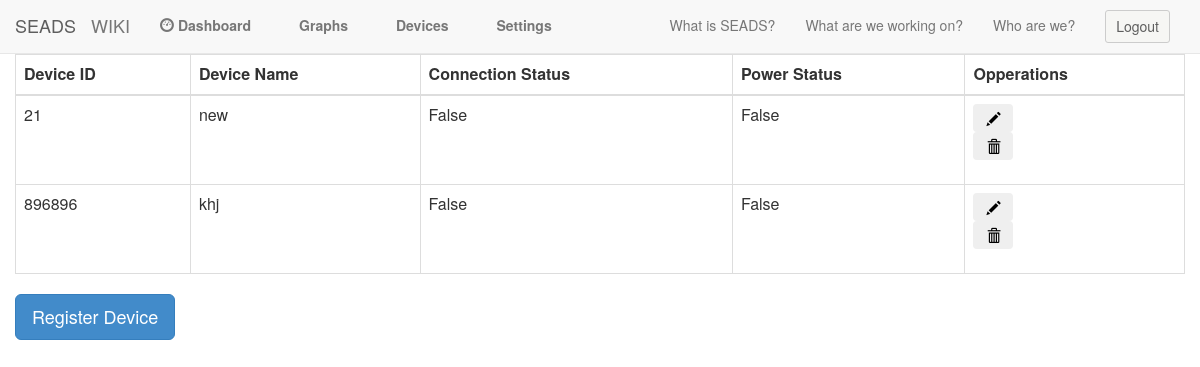
/dashboard/ (signed in), run on the app's committed database.
### seadssite/models.py (models this page shows, shortened)
class Map(models.Model):
	user = models.ForeignKey(User)
	device = models.ForeignKey(Devices)
	'''
	getters
	'''
	def get_device(self):
		return self.device
	def get_id(self):
		return self.device.device_id
	'''
	setters
	'''

class Devices(models.Model):
	device_id = models.IntegerField()
	name = models.CharField(max_length=200, default='DEFAULT VALUE')
	connection_status = models.BooleanField(default=False)
	power_status = models.BooleanField(default=False)
	'''
	getters
	'''
	def get_id(self):
		return self.device_id
	def get_name(self):
		return self.name
	def get_connection(self):
		return self.connection_status
	def get_power(self):
		return self.power_status
	'''
	setters
	'''

### seadssite/views.py (the view)
# urls.py: url(r'^dashboard/',v.DashboardView),
def DashboardView(request):
    device_set = []
    device_id = 0
    current_user = request.user
    user_devices = Map.objects.filter(user_id=current_user.id)
    if(request.POST.get('register')):
        new_device_id = request.POST.get('device_id')
        new_device_name = request.POST.get('device_name')
        D = Devices(device_id=new_device_id, name=new_device_name)
        D.save()
        Map(user = current_user, device = D).save()
    elif(request.POST.get('delete')):
        device_id = request.POST.get('delete')
        Devices.objects.filter(device_id = device_id).delete()
    return render(request, 'dashboard.html', {'devices': user_devices, 'device_id': device_id})

### seadssite/templates/dashboard.html (shortened to what this page needs)
{% extends "base.html" %}
{% load staticfiles %}
{% block content %}
<div class="col-md-12">
	<div class="table-responsive">
		<table class="table table-hover table table-bordered">
			<thead>
				<th>Device ID</th>
				<th>Device Name</th>
				<th>Connection Status</th>
				<th>Power Status</th>
				<th>Opperations</th>
			</thead>
			<tbody>
				{% for device in devices%}
				<tr>
					<td>{{device.get_device.get_id}}</td>
					<td>{{device.get_device.get_name}}</td>
					<td>{{device.get_device.get_connection}}</td>
					<td>{{device.get_device.get_power}}</td>
					<td>
					<button class="btn" id="popover"><span class="glyphicon glyphicon-pencil"></span></button>
						<form method="post">
							<button type="submit" class="btn" value={{device.get_id}} name="delete"><span class="glyphicon glyphicon-trash"></span>
							</button>
						</form>
					</td>
				</tr>
				{% endfor %}
			</tbody>
		</table>
		<button type="button" class="btn btn-primary btn-lg" data-toggle="modal" data-target="#register_modal">
			Register Device
		</button>
	</div>
</div>
{% endblock %}

### data on the page
Map: get_device.get_id "21", get_device.get_name "new", get_device.get_connection "False", get_device.get_power "False"
Map: get_device.get_id "896896", get_device.get_name "khj", get_device.get_connection "False", get_device.get_power "False"
